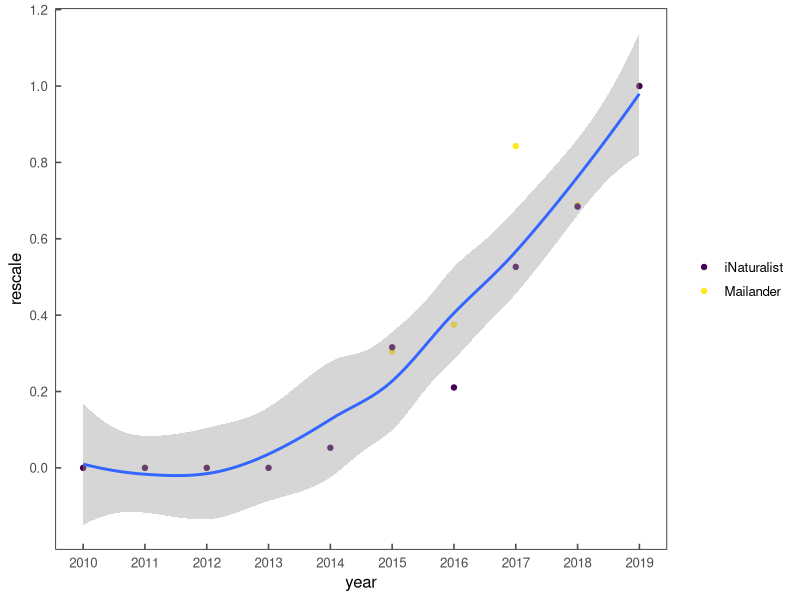

R code for this plot:
## load .csv file containing Monterey Bay JWS observations
## build one plot that ensembles a single JWS time series
## from each of the available data streams: iNat entries, Eric's obs, Chris Lowe acoustic immigrants
## run a loess though rescaled data

library(data.table)
library(viridis)
library(ggthemes)
library(ggplot2)
library(ggthemes)

themeKV <- theme_few() +
  theme(strip.background = element_blank(),
        axis.line = element_blank(),
        axis.text.x = element_text(margin = margin(0.2, unit = "cm")),
        axis.text.y = element_text(margin = margin(c(1, 0.2), unit = "cm")),
        axis.ticks.length=unit(-0.15, "cm"),element_line(colour = "black", size=.5),
        panel.border = element_rect(colour = "black", fill=NA, size=.5),
        legend.title=element_blank(),
        strip.text=element_text(hjust=0))

## load data from within repo
mbay_jws <- read.csv('./data/JWS_obs_Mbay_2010_2019.csv', header = T)

colnames(mbay_jws)[1] = "year"

ggplot(data = mbay_jws, aes(x=year, y=rescale)) +
  themeKV+
  geom_point(aes(color = source)) +
  geom_smooth(method = "loess", formula = y ~ x, span = 0.7, se = TRUE) +
  ## geom_smooth(aes(color = source, fill = source), method = "loess", formula = y ~ x, span = 0.7, se = TRUE) +
  scale_x_continuous(limits = c(2010,2019),
                     breaks = c(2010,2011,2012,2013,2014,2015,2016,2017,2018,2019)) +
  scale_y_continuous(breaks = c(0,0.2,0.4,0.6,0.8,1,1.2)) +
  scale_color_viridis(discrete = TRUE, option = "D")+
  scale_fill_viridis(discrete = TRUE)
